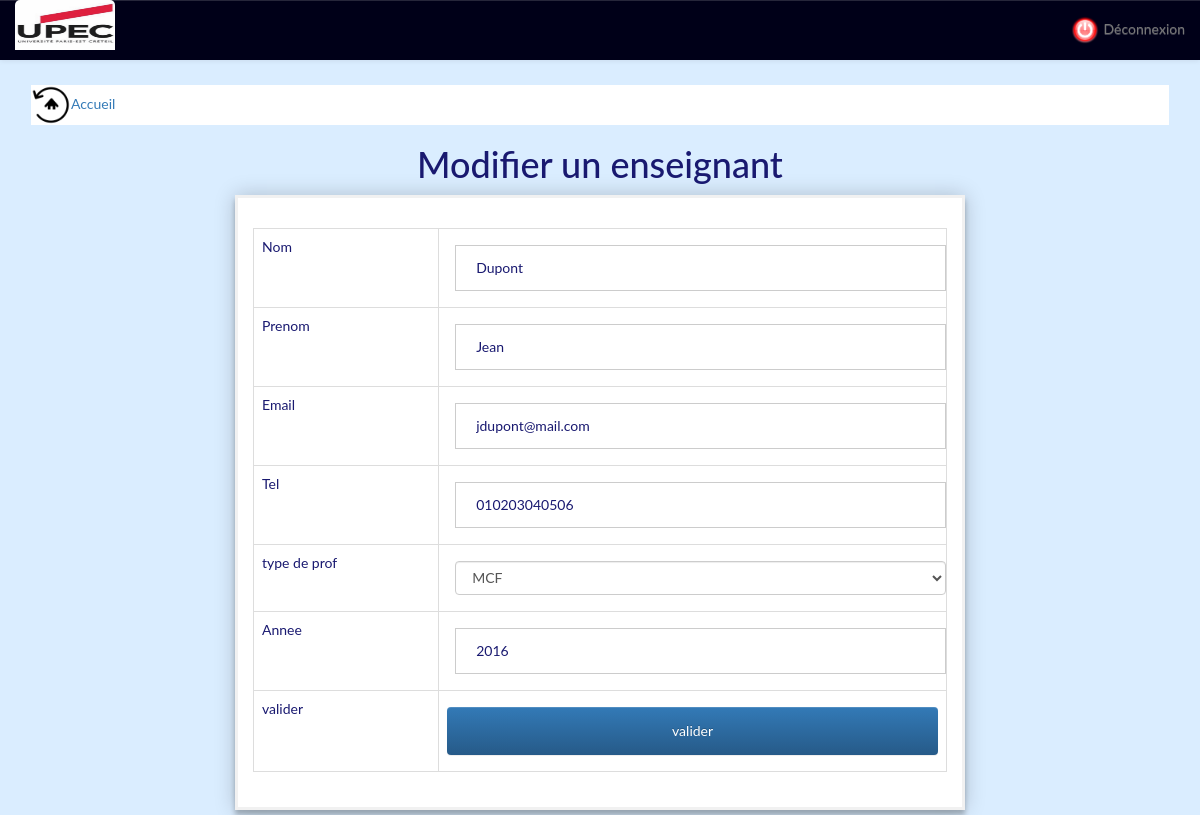
/enseignants/mod_enseignants.php?eid=1 (signed in), run on the app's committed database.
### tables this page shows
CREATE TABLE `enseignants` (
  `eid` int(11) NOT NULL,
  `uid` int(11) NOT NULL,
  `nom` varchar(30) NOT NULL,
  `prenom` varchar(30) NOT NULL,
  `email` varchar(30) NOT NULL,
  `tel` varchar(15) NOT NULL,
  `etid` int(11) NOT NULL,
  `annee` year(4) NOT NULL
);

### enseignants/mod_form_enseignants.php (the view)
<?php
require_once("../trame_auth/auth/EtreAuthentifie.php");
?>
<div class="container">
<br>
<br>
<br>
<p> <a href='../enseignants/list_enseignants.php'> <img style="height:40px" src="../image/backhome.png">Accueil</a></p>
<div class="titre"><center><h1>Modifier un enseignant</center></h1>
</div>
<form action="" method="post">
    <table class="table  table-bordered">
        <tr><td>Nom</td><td><input type="text" name="nom" value="<?php echo htmlspecialchars ($nom);?>"/></td></tr>
        <tr><td>Prenom</td><td><input type="text" name="prenom" value="<?php echo htmlspecialchars ($prenom);?>"/></td></tr>
        <tr><td>Email</td><td><input type="email" name="email" value="<?php echo htmlspecialchars ($email);?>"/></td></tr>
        <tr><td>Tel</td><td><input type="number" name="tel" value="<?php echo $tel ?>"/></td></tr>
        <div class="form-group">
                <tr><td>type de prof</td><td><select  name="etid"  class="form-control from-control-sm">
                                <?php
                                    $db = new PDO("mysql:host=$host;dbname=$dbname;charset=utf8", $username, $password);
                                    $db->setAttribute(PDO::ATTR_ERRMODE, PDO::ERRMODE_EXCEPTION);
                                    $reponse = $db->prepare("SELECT etid,nom FROM etypes");
                                    $reponse->execute();
                                      while($var=$reponse->fetch()){?>
                                            <option value="<?php echo  $var['etid'];?> " > <?php echo $var['nom']; ?>
                                            </option>
                                       <?php }?>
                </td></tr>
            </div>
        <tr><td>Annee</td><td><input type="number" name="annee" value="<?php echo $annee?>"/></td></tr>
        <tr><td>valider</td><td><center><button type="submit"  class="btn btn-primary" value="valider" style="width:100%">valider</button ></center></td></tr>
    </table>
</form>
</div>

### style.css (style rules this page uses)
img { border-radius: 5px 5px 0 0; }
.container { padding: 5px 16px; }
body { font-family: "Lato", sans-serif; color:#191970; }
form { margin: 0 auto 0 auto; width:730px; padding: 15px; border: 3px solid #f1f1f1; background:rgb(256, 256, 256); box-shadow: 0 0 20px 0 rgba(0, 0, 0, 0.2), 0 5px 5px 0 rgba(0, 0, 0, 0.24); }
input[type=text], input[type=password] { width: 100%; padding: 12px 20px; margin: 8px; display: inline-block; border: 1px solid #ccc; box-sizing: border-box; }
input[type=number], input[type=password] { width: 100%; padding: 12px 20px; margin: 8px; display: inline-block; border: 1px solid #ccc; box-sizing: border-box; }
input[type=email], input[type=password] { width: 100%; padding: 12px 20px; margin: 8px; display: inline-block; border: 1px solid #ccc; box-sizing: border-box; }
select { width: 100%; padding: 12px 20px; margin: 8px; display: inline-block; border: 1px solid #ccc; box-sizing: border-box; }
button[type=submit] { width: 50%; background-color: #0000CD ; color: white; padding: 14px 14px; margin: 8px 0; border: none; cursor: pointer; }
p { background: rgb(256, 256, 256); }
body { padding-top: 20px; background:rgb(218, 237, 255); }

### data on the page
enseignants: nom "Dupont", prenom "Jean", email "jdupont@mail.com", tel "010203040506", annee "2016"

### other printed values
form field etid "MCF"
